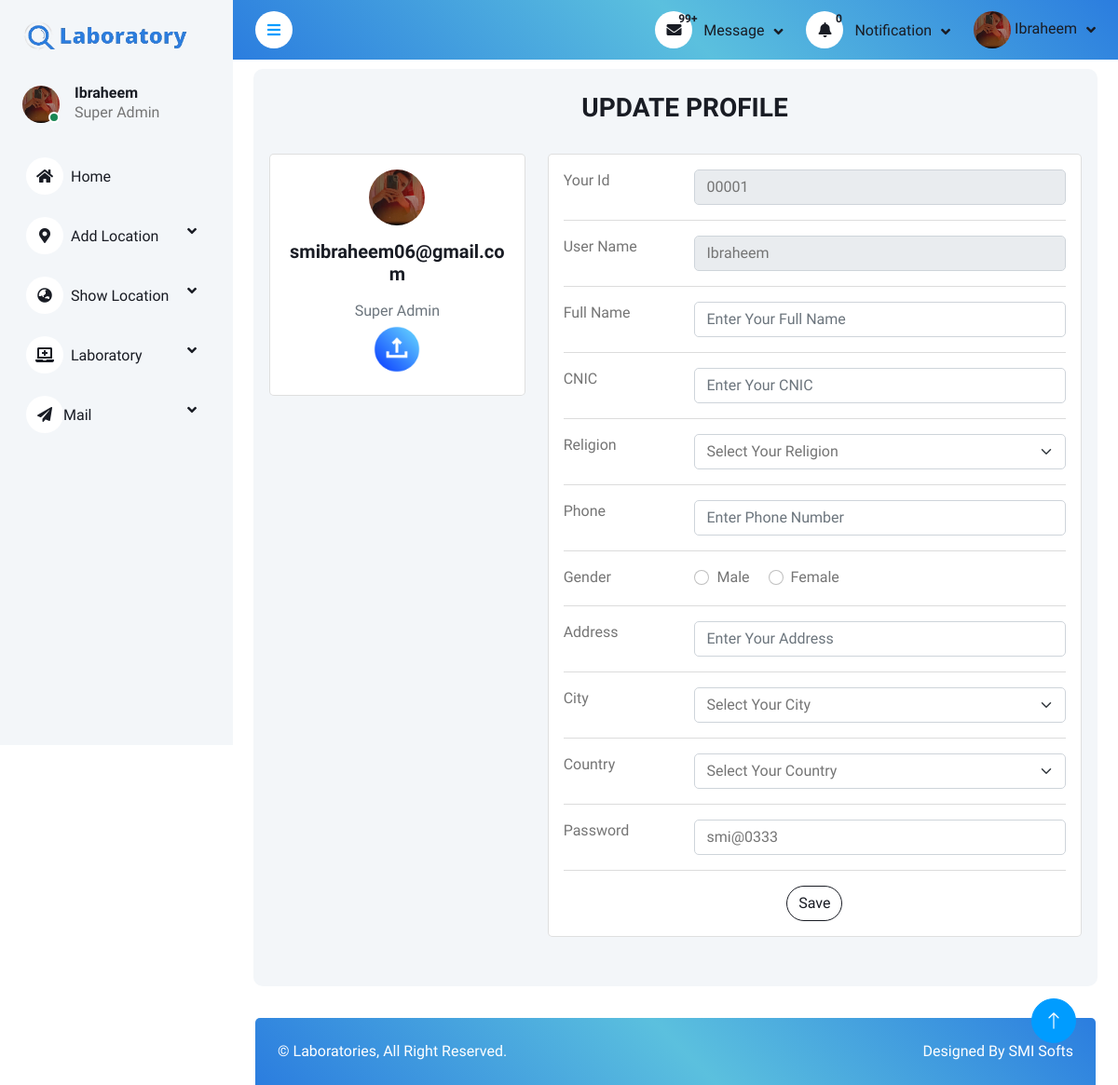
Page /Dashborads/profile.update.php (signed in) on the committed database.
### tables this page shows
CREATE TABLE `signup` (
  `id` int(5) UNSIGNED ZEROFILL NOT NULL,
  `userName` varchar(20) NOT NULL,
  `userEmail` varchar(50) NOT NULL,
  `userFullName` varchar(50) DEFAULT NULL,
  `userimage` varchar(50) DEFAULT NULL,
  `userCNIC` varchar(20) NOT NULL,
  `userPhone` varchar(15) NOT NULL,
  `userReligion` varchar(20) DEFAULT NULL,
  `userGender` varchar(10) DEFAULT NULL,
  `userCity` varchar(30) DEFAULT NULL,
  `userCountry` varchar(30) DEFAULT NULL,
  `userAddress` varchar(50) DEFAULT NULL,
  `userPassword` varchar(70) NOT NULL,
  `Role` varchar(15) DEFAULT 'User',
  `Status` varchar(10) NOT NULL
);

### Dashborads/profile.update.php (the view, shortened to what the rows shown need)
<?php
require("auth/auth.check.php");
?>
<?php require("includes/header.inc.php"); ?>
<?php require("components/navbar.php"); ?>
<?php require("components/sidebar.php"); ?>
<section class="bg-light" style=" border-radius:10px; padding:5px; margin:10px 22px">
    <form action="Logics/logic.profile.update.php" method="post" enctype="multipart/form-data">
        <div class="container py-4">
            <div class="row">
                <?php
                $query = mysqli_query($conn, "Select * From signup where id = $id");
                if (mysqli_num_rows($query) > 0) {
                    $row = mysqli_fetch_assoc($query);
                    ?>
                    <div class="col-lg-4">
                        <div class="card mb-4">
                            <div class="card-body text-center">
                                <?php
                                    if (isset($row['userimage'])) { ?>
                                        <img class="rounded-circle" src="./assets/img/UserImages/<?php echo $row['userimage'] ?>" alt="" style="width: 25%;">
                                    <?php } else { ?>
                                        <img class="rounded-circle" src="./assets/img/user.png" alt="" style="width: 150px;">
                                    <?php } ?>
                                <h5 class="my-3"><?php echo $row['userEmail'] ?></h5>
                                <label class="text-muted mb-1"><?php echo $row['Role'] ?></label>
                                <div class="d-flex justify-content-center mb-2">
                                    <label for="file-upload" class="upload">
                                    </label>
                                </div>
                            </div>
                        </div>
                    </div>
                    <div class="col-lg-8">
                        <div class="card mb-4 w-100">
                            <div class="card-body">
                                <div class="row">
                                    <div class="col-sm-3">
                                        <label class="mb-0" for="name">Your Id</label>
                                    </div>
                                    <div class="col-sm-9">
                                        <input type="text" readonly class="form-control" name="userId" value="<?php echo $row['id'] ?>" id="Id">
                                    </div>
                                </div>
                                <hr>
                                <div class="row">
                                    <div class="col-sm-3">
                                        <label class="mb-0" for="name">User Name</label>
                                    </div>
                                    <div class="col-sm-9">
                                        <input type="text" readonly class="form-control" name="updateName" value="<?php echo $row['userName'] ?>" id="name">
                                    </div>
                                </div>
                                <hr>
                                <div class="row">
                                    <div class="col-sm-3">
                                        <label class="mb-0" for="name">Full Name</label>
                                    </div>
                                    <div class="col-sm-9">
                                        <input type="text" class="form-control" name="userFullName" placeholder="Enter Your Full Name" id="name">
                                    </div>
                                </div>
                                <hr>
                                <div class="row">
                                    <div class="col-sm-3">
                                        <label class="mb-0" for="Cnic">CNIC</label>
                                    </div>
                                    <div class="col-sm-9">
                                        <input type="text" class="form-control" name="userCnic" placeholder="Enter Your CNIC" id="Cnic">
                                    </div>
                                </div>
                                <hr>
                                <div class="row">
                                    <div class="col-sm-3">
                                        <label class="mb-0" for="Religion">Religion</label>
                                    </div>
                                    <div class="col-sm-9">
                                        <select class="form-select" name="userReligion" id="Religion" aria-label="Floating label select example">
                                            <option selected disabled>Select Your Religion</option>
                                        </select>
                                    </div>
                                </div>
                                <hr>
                                <div class="row">
                                    <div class="col-sm-3">
                                        <label class="mb-0" for="phone">Phone</label>
                                    </div>
                                    <div class="col-sm-9">
                                        <input type="text" class="form-control" name="userPhone" placeholder="Enter Phone Number" id="phone">
                                    </div>
                                </div>
                                <hr>
                                <div class="row">
                                    <div class="col-sm-3">
                                        <label class="mb-0">Gender</label>
                                    </div>
                                    <div class="col-sm-9">
                                        <div class="form-check form-check-inline">
                                            <input class="form-check-input" type="radio" name="userGender" id="Male" value="Male">
                                            <label class="form-check-label" for="Male">Male</label>
                                        </div>
                                        <div class="form-check form-check-inline">
                                            <input class="form-check-input" type="radio" name="gender" id="Female" value="Female">
                                            <label class="form-check-label" for="Female">Female</label>
                                        </div>
                                    </div>
                                </div>
                                <hr>
                                <div class="row">
                                    <div class="col-sm-3">
                                        <label class="mb-0" for="address">Address</label>
                                    </div>
                                    <div class="col-sm-9">
                                        <input type="text" class="form-control" name="userAddress" placeholder="Enter Your Address" id="address">
                                    </div>
                                </div>
                                <hr>
                                <div class="row">
                                    <div class="col-sm-3">
                                        <label class="mb-0" for="city">City</label>
                                    </div>
                                    <div class="col-sm-9">
                                        <select class="form-select" name="userCity" id="city" aria-label="Floating label select example">
                                            <option selected disabled>Select Your City</option>
                                        </select>
                                    </div>
                                </div>
                                <hr>
                                <div class="row">
                                    <div class="col-sm-3">
                                        <label class="mb-0" for="country">Country</label>
                                    </div>
                                    <div class="col-sm-9">
                                        <select class="form-select" name="userCountry" id="country" aria-label="Floating label select example">
                                            <option selected hidden disabled>Select Your Country</option>
                                        </select>
                                    </div>
                                </div>
                                <hr>
                                <div class="row">
                                    <div class="col-sm-3">
                                        <label class="mb-0" for="password">Password</label>
                                    </div>
                                    <div class="col-sm-9">
                                        <input type="text" class="form-control" value="<?php echo $row['userPassword'] ?>" name="userPass" placeholder="Enter Phone Number" id="password">
                                    </div>
                                </div>
                                <hr>
                                <div class="row">
                                    <div class="col-sm-12 text-center">
                                        <input type="submit" value="Save" name="save" class="btn btn-outline-dark rounded-pill">
                                    </div>
                                </div>
                            </div>
                        </div>
                    </div>
                <?php  } ?>
            </div>
        </div>
    </form>
</section>
</div>
<?php require("includes/footer.inc.php"); ?>

### Dashborads/components/navbar.php (shortened to what the rows shown need)
<?php
$id = 0;
if (isset($_SESSION['userDetails'])) {
    $userDetail = $_SESSION['userDetails'];
    $id = (int) $userDetail['userId'];
}
?>
<nav class="navbar navbar-expand bg-light navbar-light sticky-top px-4 py-0" style="background-image: linear-gradient(45deg, #2B7DDF 0%, #5bc0de 51%, #2B7DDF 100%);" >
    <div class="navbar-nav align-items-center ms-auto">
        <div class="nav-item dropdown">
            <?php
            $query = mysqli_query($conn, "SELECT * FROM `signup` where id = $id");
            if (mysqli_num_rows($query) > 0) {
                $row = mysqli_fetch_assoc($query); ?>
                <a href="#" class="nav-link dropdown-toggle" data-bs-toggle="dropdown">
                    <?php if (isset($row['userimage'])) { ?>
                        <img class="rounded-circle" src="assets/img/UserImages/<?php echo $row['userimage'] ?>" alt="" style="width: 40px; height: 40px;">
                    <?php } else { ?>
                        <img class="rounded-circle" src="./assets/img/user.png" alt="" style="width: 40px; height: 40px;">
                <?php }
                } ?>
                <span class="d-none d-lg-inline-flex"><?php echo $userDetail['userName'] ?></span>
                </a>
        </div>
    </div>
</nav>

### Dashborads/components/sidebar.php (shortened to what the rows shown need)
<div class="sidebar pe-4 pb-3">
    <nav class="navbar bg-light navbar-light">
        <a href="index.php" class="navbar-brand mx-4 mb-3 d-block">
            <h1><img src="assets/img/sidebar.png" width="100%" style="position: relative;" alt="logo" class="logo"></h1>
        </a>
        <div class="d-flex align-items-center ms-4 mb-4">
            <div class="position-relative">
                <?php
                $query = mysqli_query($conn, "SELECT * FROM `signup` where id = $id");
                if (mysqli_num_rows($query) > 0) {
                    $row = mysqli_fetch_assoc($query);
                    if (isset($row['userimage'])) { ?>
                        <img class="rounded-circle" src="assets/img/userImages/<?php echo $row['userimage'] ?>" alt="" style="width: 40px; height: 40px;">
                    <?php } else { ?>
                        <img class="rounded-circle" src="./assets/img/user.png" alt="" style="width: 40px; height: 40px;">
                    <?php } ?>
                    <div class="bg-success rounded-circle border border-2 border-white position-absolute end-0 bottom-0 p-1"></div>
            </div>
        <?php } ?>
        <div class="ms-3">
            <h6 class="mb-0"><?php echo $userDetail['userName'] ?></h6>
            <span><?php echo $userDetail['Role'] ?></span>
        </div>
        </div>
    </nav>
</div>

### rows in the picture
signup: userimage (picture), userName "Ibraheem", Role "Super Admin", userEmail "smibraheem06@gmail.com", userId "00001", updateName "Ibraheem", userPass "smi@0333"

### other values in the picture
$row['count'] "0"
